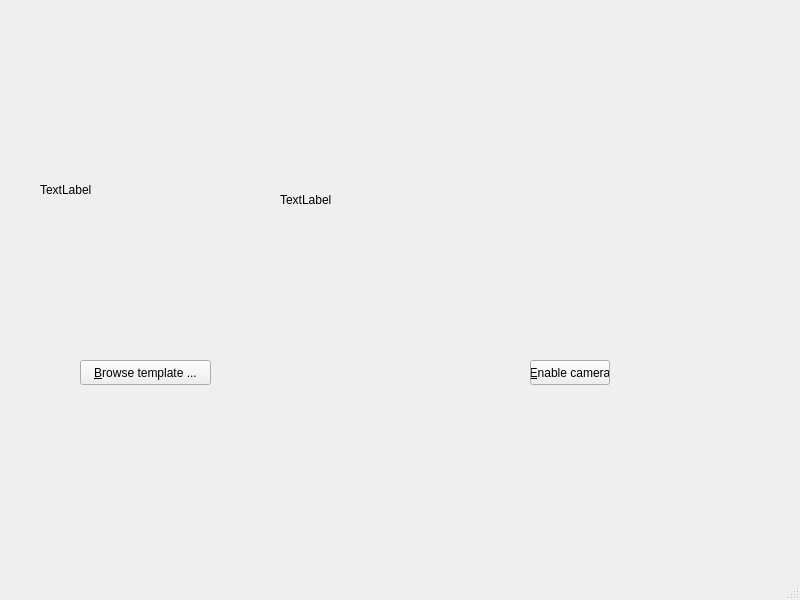
<?xml version="1.0" encoding="UTF-8"?>
<ui version="4.0">
 <class>MainWindow</class>
 <widget class="QMainWindow" name="MainWindow">
  <property name="geometry">
   <rect>
    <x>0</x>
    <y>0</y>
    <width>800</width>
    <height>600</height>
   </rect>
  </property>
  <property name="windowTitle">
   <string>SIFT Demo</string>
  </property>
  <widget class="QWidget" name="centralwidget">
   <widget class="QPushButton" name="browse_button">
    <property name="geometry">
     <rect>
      <x>80</x>
      <y>360</y>
      <width>131</width>
      <height>25</height>
     </rect>
    </property>
    <property name="text">
     <string>&amp;Browse template ...</string>
    </property>
   </widget>
   <widget class="QPushButton" name="toggle_cam_button">
    <property name="geometry">
     <rect>
      <x>530</x>
      <y>360</y>
      <width>80</width>
      <height>25</height>
     </rect>
    </property>
    <property name="text">
     <string>&amp;Enable camera</string>
    </property>
   </widget>
   <widget class="QLabel" name="template_label">
    <property name="geometry">
     <rect>
      <x>40</x>
      <y>70</y>
      <width>211</width>
      <height>240</height>
     </rect>
    </property>
    <property name="text">
     <string>TextLabel</string>
    </property>
   </widget>
   <widget class="QLabel" name="live_image_label">
    <property name="geometry">
     <rect>
      <x>280</x>
      <y>80</y>
      <width>491</width>
      <height>240</height>
     </rect>
    </property>
    <property name="text">
     <string>TextLabel</string>
    </property>
   </widget>
  </widget>
  <widget class="QMenuBar" name="menubar">
   <property name="geometry">
    <rect>
     <x>0</x>
     <y>0</y>
     <width>800</width>
     <height>22</height>
    </rect>
   </property>
  </widget>
  <widget class="QStatusBar" name="statusbar"/>
 </widget>
 <resources/>
 <connections/>
</ui>
